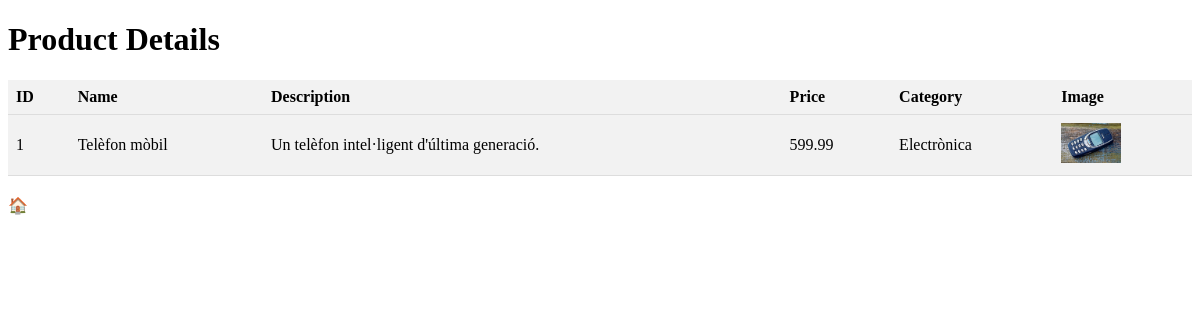
Page /products/read/1 on the committed database.
### tables this page shows
CREATE TABLE products (
	id INTEGER PRIMARY KEY AUTOINCREMENT,
	title TEXT,
	description TEXT,
	photo TEXT,
	price DECIMAL(10, 2),
	category_id INTEGER,
	seller_id INTEGER,
	created DATETIME,
	updated DATETIME,
	FOREIGN KEY (category_id) REFERENCES categories(id),
	FOREIGN KEY (seller_id) REFERENCES users(id)
);

CREATE TABLE categories (
	id INTEGER PRIMARY KEY AUTOINCREMENT,
	name TEXT UNIQUE,
	slug TEXT UNIQUE
);

### app.py (the view)
@app.route('/products/read/<int:product_id>')
def view_product(product_id):
    db = sqlite3.connect(DATABASE)
    cursor = db.cursor()
    cursor.execute('''
    SELECT products.id, products.title, products.description, products.photo,
           products.price, categories.name AS category_name, products.seller_id,
           products.created, products.updated
    FROM products
    JOIN categories ON products.category_id = categories.id
    WHERE products.id = ?
''', (product_id,))
    data = cursor.fetchone()
    db.close()
    if data:
        return render_template('products/read.html', product=data)
    else:
        return redirect('/products/list')

### app.py (called while the page is built)
@app.teardown_appcontext
def close_connection(exception):
    db = getattr(g, '_database', None)
    if db is not None:
        db.close()

### templates/products/read.html (shortened to what this page needs)
<!DOCTYPE html>
<html>
<head>
    <link rel="stylesheet" href="{{url_for('static', filename='products.css')}}">
</head>
<body>
    <h1>Product Details</h1>
    <table>
        <tr>
            <th>ID</th>
            <th>Name</th>
            <th>Description</th>
            <th>Price</th>
            <th>Category</th>
            <th>Image</th>
        </tr>
        <tr>
            <td>{{ product[0] }}</td>
            <td>{{ product[1] }}</td>
            <td>{{ product[2] }}</td>
            <td>{{ product[4] }}</td>
            <td>{{ product[5] }}</td>
            <td>
                <img src="{{ product[3] }}" alt="{{ product[1] }} Image">
            </td>
        </tr>
    </table>
    <a href="/products/list">🏠</a>
</body>
</html>

### static/products.css (style rules this page uses)
table { border-collapse: collapse; width: 100%; margin-bottom: 20px; }
th { background-color: #f2f2f2; text-align: left; padding: 8px; font-weight: bold; border-bottom: 1px solid #ddd; }
td { padding: 8px; border-bottom: 1px solid #ddd; }
tr:nth-child(even) { background-color: #f2f2f2; }
img { width: 60px; }
a { color: white; text-decoration: none; }

### rows in the picture
products: id "1", title "Telèfon mòbil", description "Un telèfon intel·ligent d'última generació.", price "599.99", photo (picture)
categories: name "Electrònica"
